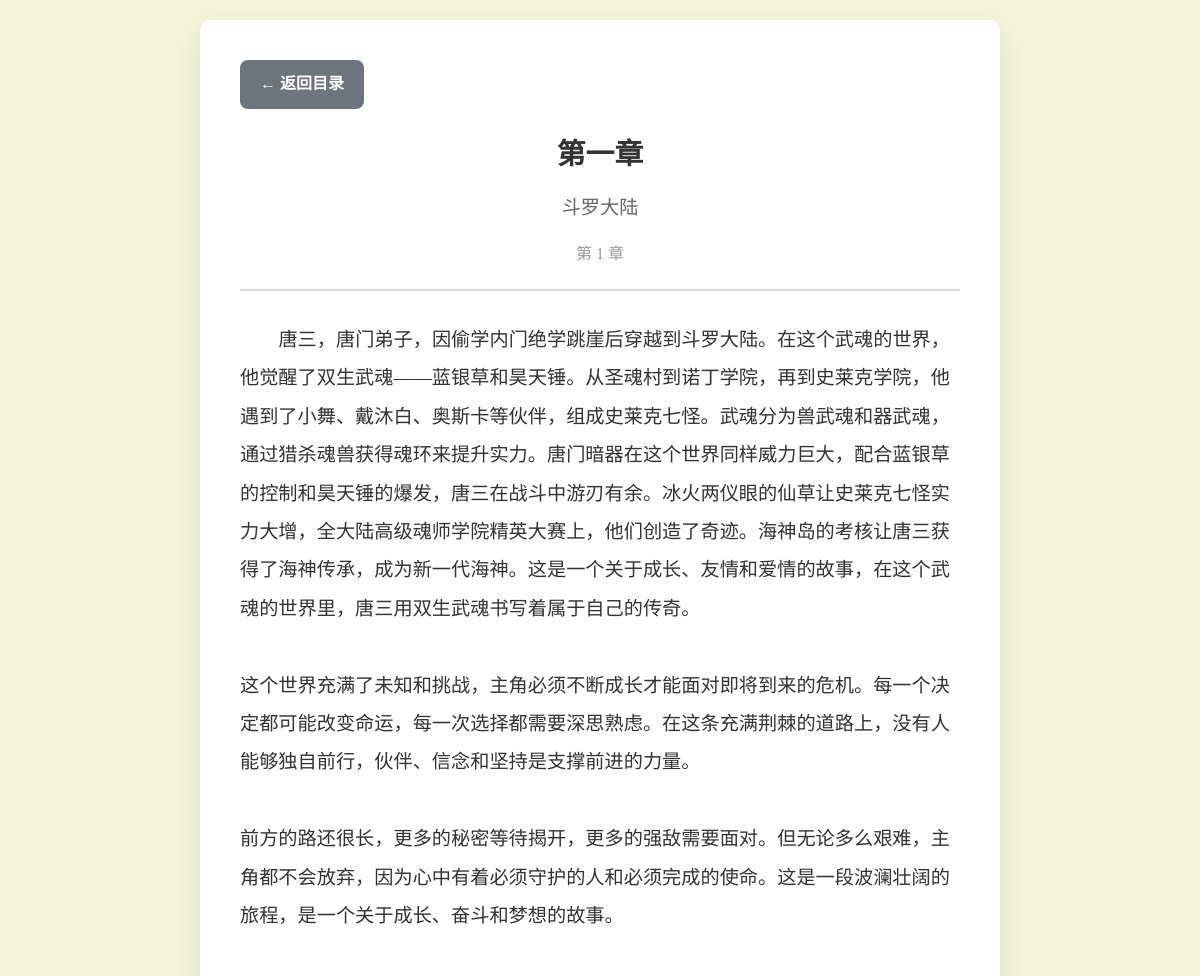
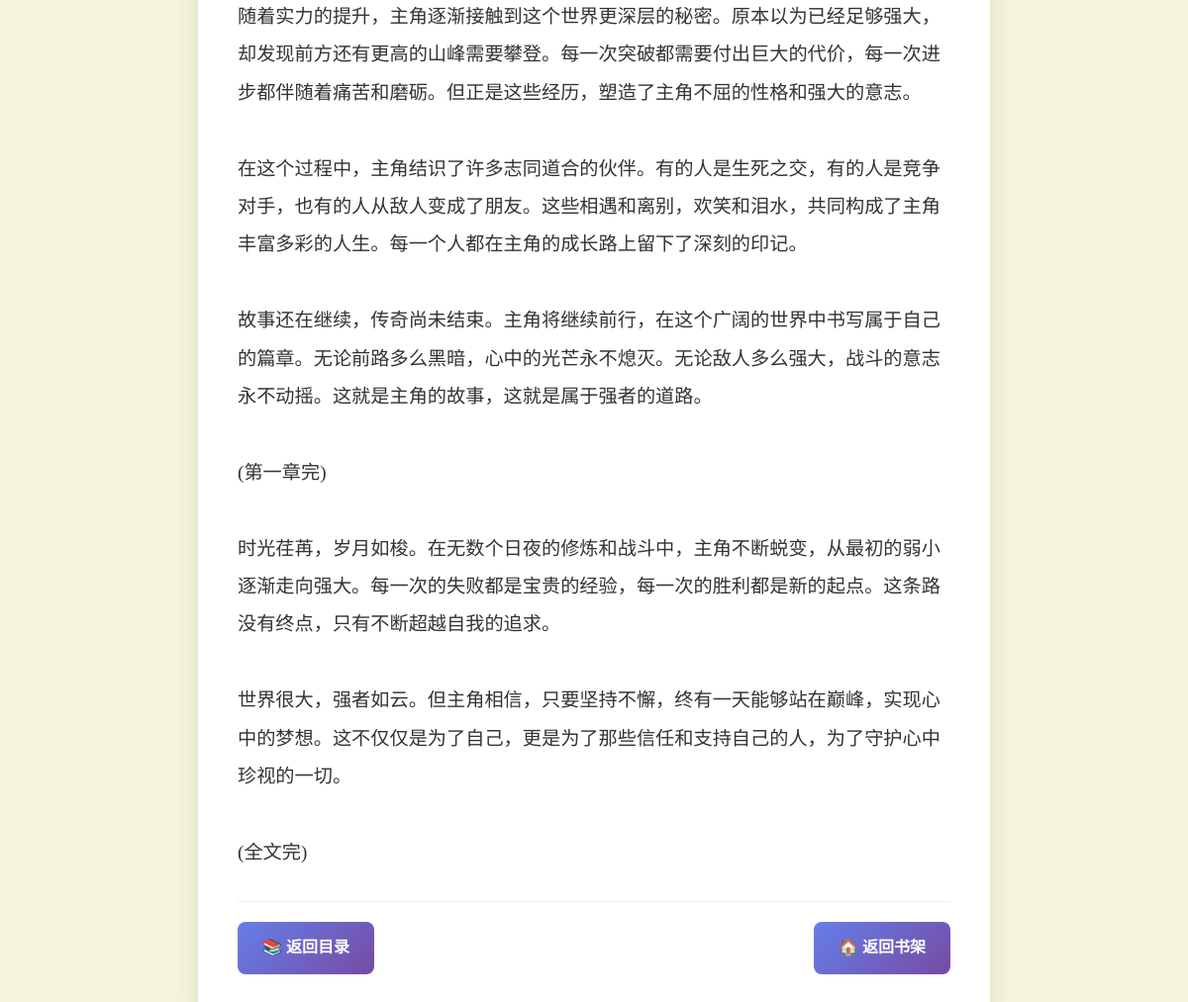
The page /chapter/3 on the database its author committed (2 pictures, top to bottom).
### tables this page shows
CREATE TABLE chapters (
            id INTEGER PRIMARY KEY AUTOINCREMENT,
            novel_id INTEGER,
            chapter_number INTEGER,
            title TEXT,
            content TEXT,
            created_at TIMESTAMP DEFAULT CURRENT_TIMESTAMP,
            FOREIGN KEY (novel_id) REFERENCES novels (id)
        );

CREATE TABLE novels (
            id INTEGER PRIMARY KEY AUTOINCREMENT,
            title TEXT NOT NULL,
            author TEXT,
            cover_url TEXT,
            description TEXT,
            rating REAL,
            source_url TEXT,
            created_at TIMESTAMP DEFAULT CURRENT_TIMESTAMP
        );

### novel_reader.py (the view)
@app.route('/chapter/<int:chapter_id>')
def read_chapter(chapter_id):
    content = novel_manager.get_chapter_content(chapter_id)
    if not content:
        return "章节不存在", 404
    conn = sqlite3.connect('novels.db')
    cursor = conn.cursor()
    cursor.execute('''
        SELECT c.title, c.chapter_number, n.title as novel_title, n.id as novel_id
        FROM chapters c
        JOIN novels n ON c.novel_id = n.id
        WHERE c.id = ?
    ''', (chapter_id,))
    result = cursor.fetchone()
    if not result:
        conn.close()
        return "章节信息不存在", 404
    chapter_info = {
        'id': chapter_id,
        'title': result[0],
        'chapter_number': result[1],
        'novel_title': result[2],
        'novel_id': result[3]
    }
    cursor.execute('''
        SELECT id FROM chapters
        WHERE novel_id = ? AND chapter_number < ?
        ORDER BY chapter_number DESC LIMIT 1
    ''', (chapter_info['novel_id'], chapter_info['chapter_number']))
    prev_result = cursor.fetchone()
    chapter_info['prev_id'] = prev_result[0] if prev_result else None
    cursor.execute('''
        SELECT id FROM chapters
        WHERE novel_id = ? AND chapter_number > ?
        ORDER BY chapter_number ASC LIMIT 1
    ''', (chapter_info['novel_id'], chapter_info['chapter_number']))
    next_result = cursor.fetchone()
    chapter_info['next_id'] = next_result[0] if next_result else None
    conn.close()
    return render_template('chapter.html', content=content, chapter=chapter_info)

### novel_reader.py (called while the page is built)
    def get_chapter_content(self, chapter_id):
        conn = sqlite3.connect('novels.db')
        cursor = conn.cursor()
        cursor.execute('SELECT content FROM chapters WHERE id = ?', (chapter_id,))
        result = cursor.fetchone()
        content = result[0] if result else None
        conn.close()
        return content

### templates/chapter.html (shortened to what this page needs)
<!DOCTYPE html>
<html lang="zh-CN">
<head>
</head>
<body>
    <div class="container">
        <a href="/novel/{{ chapter.novel_id }}" class="back-btn">← 返回目录</a>
        <div class="chapter-header">
            <h1 class="chapter-title">{{ chapter.title }}</h1>
            <div class="novel-title">{{ chapter.novel_title }}</div>
            <div class="chapter-number">第 {{ chapter.chapter_number }} 章</div>
        </div>
        <div class="chapter-content">
            {{ content|replace('\n', '<br>')|safe }}
        </div>
        <div class="navigation">
            <a href="/novel/{{ chapter.novel_id }}" class="nav-btn">📚 返回目录</a>
            <a href="/" class="nav-btn">🏠 返回书架</a>
        </div>
    </div>
</body>
</html>

### templates/chapter.html (style rules this page uses)
* { margin: 0; padding: 0; box-sizing: border-box; }
body { font-family: 'Georgia', 'Times New Roman', serif; background: #f5f5dc; color: #333; line-height: 1.8; min-height: 100vh; padding: 20px; }
.container { max-width: 800px; margin: 0 auto; background: white; border-radius: 10px; padding: 40px; box-shadow: 0 10px 30px rgba(0,0,0,0.1); }
.chapter-header { text-align: center; margin-bottom: 30px; padding-bottom: 20px; border-bottom: 2px solid #ddd; }
.chapter-title { font-size: 1.8em; color: #333; margin-bottom: 10px; font-weight: bold; }
.novel-title { font-size: 1.2em; color: #666; margin-bottom: 15px; }
.chapter-number { font-size: 1em; color: #999; }
.chapter-content { font-size: 1.2em; text-indent: 2em; margin-bottom: 30px; line-height: 2; }
.navigation { display: flex; justify-content: space-between; margin-top: 30px; padding-top: 20px; border-top: 1px solid #eee; }
.nav-btn { padding: 12px 25px; background: linear-gradient(135deg, #667eea, #764ba2); color: white; text-decoration: none; border-radius: 8px; font-weight: bold; }
.back-btn { display: inline-block; margin-bottom: 20px; padding: 10px 20px; background: #6c757d; color: white; text-decoration: none; border-radius: 8px; font-weight: bold; }

### rows shown on the page
chapters: title "第一章", chapter_number "1", content "唐三，唐门弟子，因偷学内门绝学跳崖后穿越到斗罗大陆。在这个武魂的世界，他觉醒了双生武魂——蓝银草和昊天锤。从圣魂村到诺丁学院，再到史莱克学院，他遇到了小舞、戴沐白、奥斯卡等伙伴，组成史莱克七怪。武魂分为兽武魂和器武魂，通过猎杀魂兽获得魂环来提升实力。唐门暗器在这个世界同样威力巨大，配合蓝银草的控制和昊天锤的爆发，唐三在战斗中游刃有余。冰火两仪眼的仙草让史莱克七怪实力大增，全大陆高级魂师学院精英大赛上，他们创造了奇迹。海神岛的考核让唐三获得了海神传承，成为新一代海神。这是一个关于成长、友情和爱情的故事，在这个武魂的世界里，唐三用双生武魂书写着属于自己的传奇。 这个世界充满了未知和挑战，主角必须不断成长才能面对即将到来的危机。每一个决定都可能改变命运，每一次选择都需要深思熟虑。在这条充满荆棘的道路上，没有人能够独自前行，伙伴、信念和坚持是支撑前进的力量。 前方的路还很长，更多的秘密等待揭开，更多的强敌需要面对。但无论多么艰难，主角都不会放弃，因为心中有着必须守护的人和必须完成的使命。这是一段波澜壮阔的旅程，是一个关于成长、奋斗和梦想的故事。 随着实力的提升，主角逐渐接触到这个世界更深层的秘密。原本以为已经足够强大，却发现前方还有更高的山峰需要攀登。每一次突破都需要付出巨大的代价，每一次进步都伴随着痛苦和磨砺。但正是这些经历，塑造了主角不屈的性格和强大的意志。 在这个过程中，主角结识了许多志同道合的伙伴。有的人是生死之交，有的人是竞争对手，也有的人从敌人变成了朋友。这些相遇和离别，欢笑和泪水，共同构成了主角丰富多彩的人生。每一个人都在主角的成长路上留下了深刻的印记。…"
novels: novel_title "斗罗大陆"
